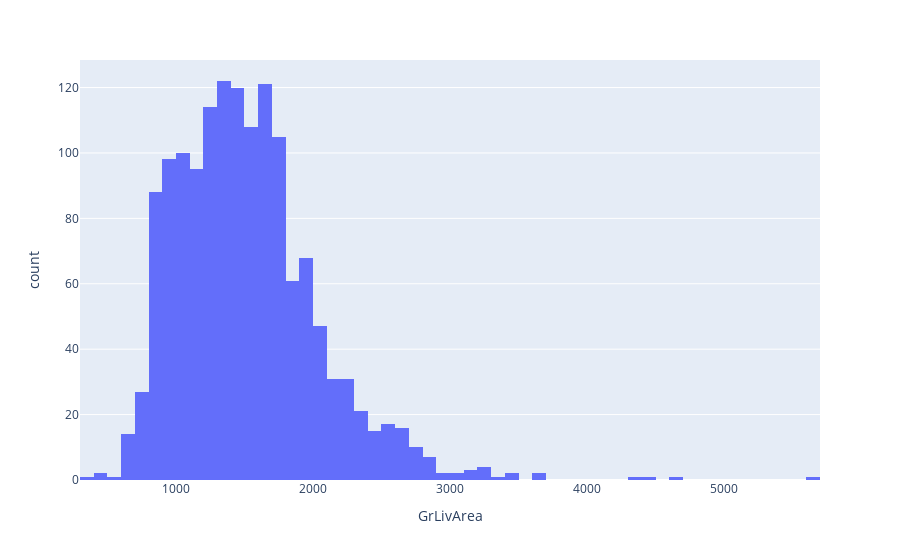

Notebook code for this chart:
### Code cell
#Skewness and Kurtosis
#
#https://towardsdatascience.com/skewness-kurtosis-simplified-1338e094fc85
import plotly.express as px
#df = px.data.tips()
fig = px.histogram(df_train, x="GrLivArea")
fig.show()

### Figure 1 — Plotly figure (JSON) as saved in the notebook; plotly's stock layout.template omitted (floating-point values rounded to 4 significant figures; data arrays with more than 128 entries replaced by an {"elided": "..."} marker saying what was removed)
{"data": [{"alignmentgroup": "True", "bingroup": "x", "hovertemplate": "GrLivArea=%{x}<br>count=%{y}<extra></extra>", "legendgroup": "", "marker": {"color": "#636efa"}, "name": "", "offsetgroup": "", "orientation": "v", "showlegend": false, "type": "histogram", "x": {"elided": "1460 int values"}, "xaxis": "x", "yaxis": "y"}], "layout": {"barmode": "relative", "legend": {"tracegroupgap": 0}, "margin": {"t": 60}, "xaxis": {"anchor": "y", "domain": [0, 1], "title": {"text": "GrLivArea"}}, "yaxis": {"anchor": "x", "domain": [0, 1], "title": {"text": "count"}}}}
